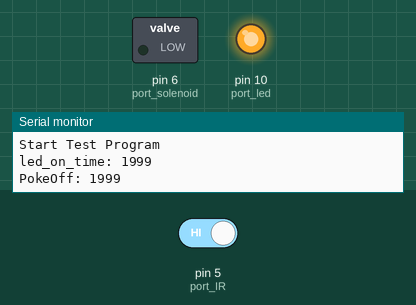
This sketch was run on a simulated Arduino Uno, built with avr-gcc and run on an emulated ATmega328P. Parts: switched loads named in the sketch (green lamp = pin HIGH), output pins drawn as LEDs (lit = HIGH), the last lines printed to the serial monitor. The test bench sets the inputs (shaded band); at power-on: pin 5 (port_IR) HIGH.

Above: at 3.2 s.
3.3 s: pin 5 (port_IR) driven LOW
At 7.01 s:
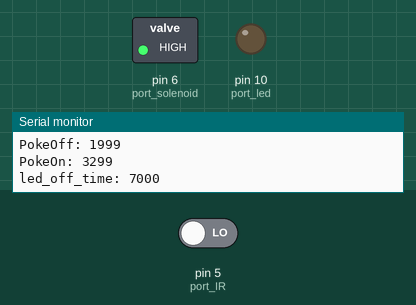
At 7.8 s:
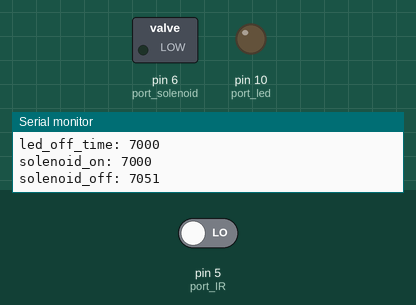
Timing chart, 0 to 9.3 s (numbered marks = the images above; inputs shaded):
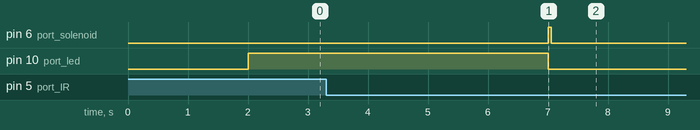

The sketch:

single_component_testing.ino
```cpp
// 5 -CSRT Test Program
// JHL, 11/7/18

// Program Starts after 2 seconds of delay

// Components: 1 LED / 1 solenoid / 1 IR

// 1) LED turns on for 5 seconds
// 2) LED turns off, simultaenously turning on solenoid for 50ms
// 3) Solenoid off triggers start of ITI
// 4) After ITI expires, LED turns on again
// 5) loop back to 1)

#define NUM_TIMES 5
int wait_interval[NUM_TIMES] = {7000, 3000, 5000, 5000, 5000};  // change here for ITI
// ITI starts when solenoid is turned off

byte port_IR = 5;
byte port_solenoid = 6;
byte port_led = 10;

// Durations

int led_on_duration = 5000;
int solenoid_on_duration = 50;  // 80 ms

// if conditional states:

boolean led_switched_off = false;
boolean solenoid_active = false;

boolean led_state;
boolean solenoid_state;
boolean IR_previous_state;

// unsigned long led_off_time = 0; // out here as a global variable to be accessed by solenoid_operate()

// * * * * * * * * * * * S E T U P * * * * * * * * * * * * * * *

void setup(){

  pinMode(port_IR, INPUT);
  pinMode(port_led, OUTPUT);
  pinMode(port_solenoid, OUTPUT);
  Serial.begin(9600);

  delay(2000);
  Serial.println("Start Test Program");

}

// * * * * * * * * * * * S E T U P * * * * * * * * * * * * * * *

// * * * * * * * * * * * L O O P * * * * * * * * * * * * * *

void loop() {

  led_operate();
  record_IR();
  solenoid_operate();

}

// * * * * * * * * * * * L O O P * * * * * * * * * * * * * *

void led_operate() {

  static unsigned long led_on_time = 0;
  static unsigned long led_off_time = 0;

  // operate led only after Wait Time expired

  if (solenoid_active == false) {
    if (led_state == LOW){
      led_state = HIGH;
      led_on_time = millis();
      digitalWrite(port_led, led_state);

      Serial.print("led_on_time: ");
      Serial.println(led_on_time);
    }

    // turn led off when time expires (after led_on_duration) and record time ;
    // toggle led_switched_off to true

    if (millis() - led_on_time > led_on_duration) {
      led_state = LOW;
      led_switched_off = true;
      led_off_time = millis();
      digitalWrite(port_led, led_state);

      Serial.print("led_off_time: ");
      Serial.println(led_off_time);

    }
  }
}

void solenoid_operate() {

  static unsigned long solenoid_on_time = 0;
  static unsigned long solenoid_off_time = 0;
  static int time_index = 0;

  // check if LED is turned off! (solenoid ON depends on led OFF)

  if (led_state == LOW) {

    // check if the LED was turned off after the on_duration (cue for solenoid to turn on)
     if (led_switched_off) {
       led_switched_off = false;
       solenoid_active = true;
       solenoid_state = HIGH;
       solenoid_on_time = millis();
       digitalWrite(port_solenoid, solenoid_state);

       Serial.print("solenoid_on: ");
       Serial.println(solenoid_on_time);
      }
        // turn off solenoid only when it was on! (2nd conditional can evaluate to true when solenoid is also off)

      if ((solenoid_state == HIGH) && (millis() - solenoid_on_time > solenoid_on_duration)) {
        solenoid_state = LOW;
        solenoid_off_time = millis();
        digitalWrite(port_solenoid, solenoid_state);

        Serial.print("solenoid_off: ");
        Serial.println(solenoid_off_time);

      }

       // WAITING (Idle) period
      if ((solenoid_state == LOW) && ((millis() - solenoid_off_time) >= wait_interval[time_index])) {

      // the solenoid off period has expired.
      // update solenoid_operate_Active so that led_operate() can turn the LED on again
      // and update the array index in preparation for the next solenoid activation phase

      solenoid_active = false;
      time_index += 1;

      if (time_index >= NUM_TIMES) {
        time_index = 0;
        }
      }
   }
}

void record_IR() {

  static unsigned long Poke_On_Time = 0;
  static unsigned long Poke_Off_Time = 0;

  byte read_gate = digitalRead(port_IR);

  if (read_gate != IR_previous_state) {
    if (read_gate == LOW) {
      Poke_On_Time = millis();
      Serial.print("PokeOn: ");
      Serial.println(Poke_On_Time);
    }
    if (read_gate == HIGH){
      Poke_Off_Time = millis();
      Serial.print("PokeOff: ");
      Serial.println(Poke_Off_Time);
    }
  }

  IR_previous_state = read_gate;

}
```
